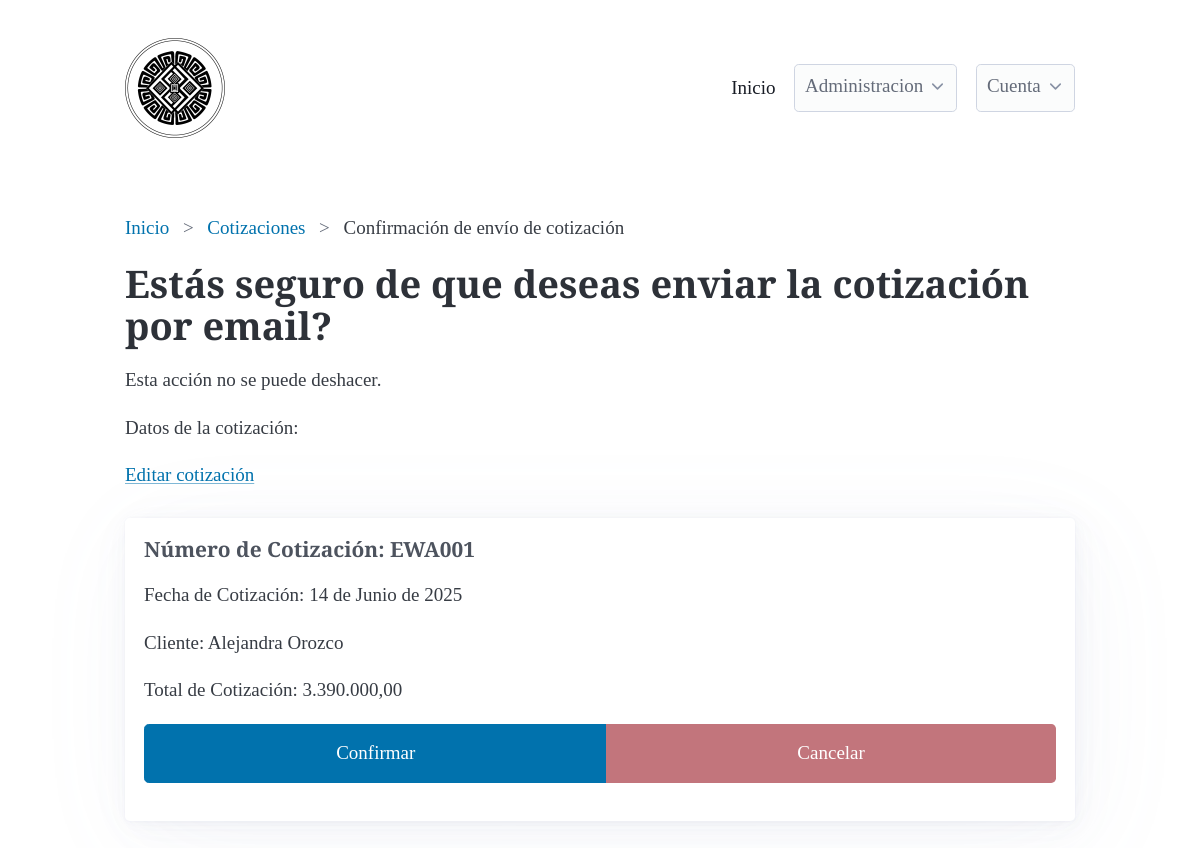
Screenshot of /quotes/confirm_email/1/ (signed in) with the database file from the repository.
### quotes/models.py (models this page shows, shortened)
class Quote(models.Model):
    def generate_quote_number():
        last_quote = Quote.objects.all().aggregate(Max('id'))['id__max']
        next_number = 1 if last_quote is None else last_quote + 1
        return f'EWA{next_number:03d}'
    created_at = models.DateTimeField(auto_now_add=True, null=True, blank=True)
    quote_number = models.CharField(
        max_length=100,
        unique=True,
        default=generate_quote_number,
    )
    quote_quantity = models.IntegerField(null=True, blank=True)
    QUOTE_PRODUCT_TYPE_CHOICES = [
        ('Anillo de Compromiso', 'Anillo de Compromiso'),
        ('Anillo de Matrimonio', 'Anillo de Matrimonio'),
        ('A medida', 'A medida'),
        ('Otro', 'Otro'),
    ]
    quote_product_type = models.CharField(max_length=100, null=False, blank=False, choices=QUOTE_PRODUCT_TYPE_CHOICES)
    quote_date = models.DateField(null=False, blank=False, default=timezone.now)
    quote_value = models.DecimalField(max_digits=10, decimal_places=2, null=True, blank=True)
    quote_total = models.DecimalField(max_digits=10, decimal_places=2, null=True, blank=True)
    quote_description = models.TextField(null=True, blank=True)
    quote_additional_notes = models.TextField(null=True, blank=True)
    client = models.ForeignKey(Client, on_delete=models.DO_NOTHING, null=True, blank=True)
    quote_discount = models.DecimalField(max_digits=10, decimal_places=2, null=True, blank=True)
    quote_discount_description = models.CharField(max_length=100, null=True, blank=True)
    email_sent = models.BooleanField(null=True, blank=True, default=False)

### clients/models.py (models this page shows, shortened)
class Client(models.Model):
    created_at = models.DateTimeField(auto_now_add=True, null=True, blank=True)
    name = models.CharField(max_length=100, null=False, blank=False, validators=[MinLengthValidator(3)])
    email = models.EmailField(null=True, blank=True, validators=[EmailValidator])
    phone = models.CharField(max_length=15, null=True, blank=True, validators=[MinLengthValidator(10), RegexValidator(r'^\d{10}$')])
    address = models.TextField(max_length=255, null=True, blank=True)
    DOCUMENT_TYPE_CHOICES = [
        ('CC', 'Cédula de Ciudadanía'),
        ('TI', 'Tarjeta de Identidad'),
        ('CE', 'Cédula de Extranjería'),
        ('NIT', 'Número de Identificación Tributaria'),
        ('PAS', 'Pasaporte'),
    ]
    document_type = models.CharField(max_length=100, null=True, blank=True, choices=DOCUMENT_TYPE_CHOICES)
    document_number = models.CharField(max_length=100, null=True, blank=True, validators=[RegexValidator(r'^\d{10}$')])

### quotes/views.py (the view, shortened to what this page needs)
# urls.py: path('confirm_email/<int:quote_id>/', QuoteConfirmEmailView.as_view(), name='confirm_email'),
class QuoteConfirmEmailView(LoginRequiredMixin, View):
    template_name = 'quotes/quotes_confirm_email.html'
    success_url = reverse_lazy('quotes:quotes_list')
    def get(self, request, *args, **kwargs):
        quote = Quote.objects.get(id=kwargs['quote_id'])
        return render(request, self.template_name, {'quote': quote})

### quotes/templates/quotes/quotes_confirm_email.html (shortened to what this page needs)
{% extends "base.html" %}
{% block breadcrumb %}
<nav aria-label="breadcrumb">
    <ul>
       <li><a href="{% url 'dashboard:dashboard' %}">Inicio</a></li>
       <li><a href="{% url 'quotes:quotes_list' %}">Cotizaciones</a></li>
       <li>Confirmación de envío de cotización</li>
    </ul>
  </nav>
{% endblock %}
{% block content %}
<h1>Estás seguro de que deseas enviar la cotización por email?</h1>
<p>Esta acción no se puede deshacer.</p>
<p>Datos de la cotización:</p>
<a href="{% url 'quotes:quotes_update' quote.id %}">
    Editar cotización
</a>
<br>
<br>
<article>
<h4>Número de Cotización: {{ quote.quote_number }}</h4>
<p>Fecha de Cotización: {{ quote.quote_date }}</p>
<p>Cliente: {{ quote.client.name }}</p>
<p>Total de Cotización: {{ quote.quote_total }}</p>
<form method="post">
    <div role="group">
        <button type="submit" class="btn btn-success">Confirmar</button>
        <button type="button" class="btn btn-danger" onclick="window.location.href='{% url 'quotes:quotes_list' %}'">Cancelar</button>
    </div>
</form>
</article>
{% endblock %}

### static/css/style.css (style rules this page uses)
:root { font-family: 'Cormorant', serif; }
h1 { font-size: 2rem; font-weight: 700; font-family: 'Cormorant', serif; }
h4 { font-size: 1.1rem; font-weight: 700; font-family: 'Cormorant', serif; }
button { background-color: #927c3f; color: white; border: none; }
.btn-danger { background-color: #c2757c; color: white; border: none; }

### rows the page displays
Quote: quote_number "EWA001", quote_date "14 de Junio de 2025", client.name "Alejandra Orozco", quote_total "3.390.000,00"
